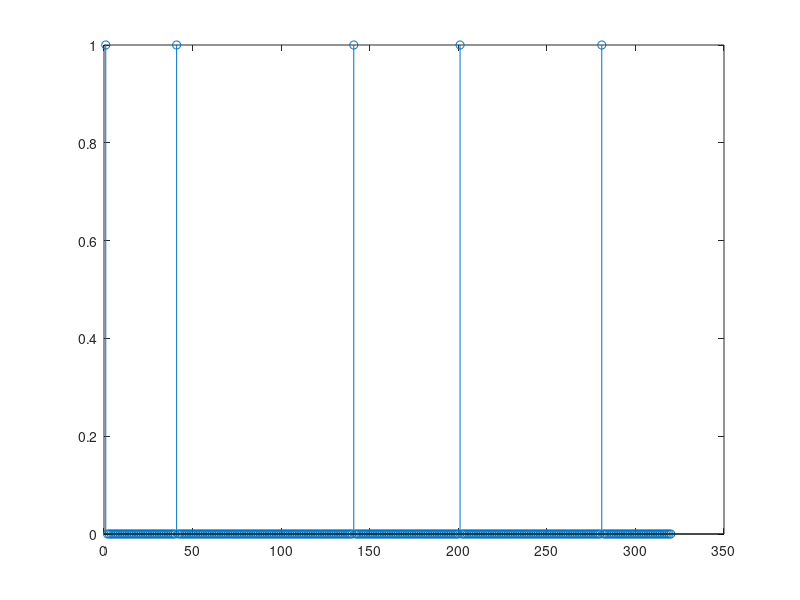

Reproduce this figure in MATLAB. (Note: this script raises an error after producing the figure.)
bits = randi([0 1],1024,1); % Generarte random bits
mp = 20; % samples per pulse
Fs = mp; % Can be different
Ts=1/Fs;
% The bit rate is Rb= Rs= Fs / mp, because 1 bit= 1 %symbol and % every symbol has mpsamples per bit
% unipolar nrz
%pnrz = [1 1 1 1 1 1 1 1 1 1 1 1 1 1 1 1 1 1 1 1]; % Pulse type with mp samples
pnrz = 5* ones(1,mp); % Similar to Arduino pulses with 5V % pulso base
s = zeros(1,numel(bits)*mp);
s(1:mp:end) = bits;
stem(s(1:mp*16))
wvtool(pnrz)
xnrz = conv(pnrz,s);
pwelch(xnrz,[],[],[],Fs,'power'); %title('PSD of Unipolar NRZ');

%% prz
clc;clear all;
bits = randi([0 1],1024,1); % Generarte random bits
mp = 20; % samples per pulse
Fs = mp; % Can be different
Ts=1/Fs;
% The bit rate is Rb= Rs= Fs / mp, because 1 bit= 1 %symbol and % every symbol has mp samples per bit
% unipolar nrz
%pnrz = [1 1 1 1 1 1 1 1 1 1 1 1 1 1 1 1 1 1 1 1]; % Pulse type with mp samples
% pnrz = 5* ones(1,mp); % Similar to Arduino pulses with 5V
pRZ = 5 * [ones(1,mp/2) zeros(1,mp/2)]
sym = (bits * 2)-1
s = zeros(1,numel(bits)*mp);
% s(1:mp:end) = bits;
s(1:mp:end) = sym;
stem(s(1:mp*16))
wvtool(pRZ)
xRZ = conv(pRZ,s);
figure;pwelch(xRZ,[],[],[],Fs,'power'); %title('PSD of Unipolar NRZ');
plot(xRZ(1:mp*16))
%%
bits = randi([0 1],1024,1); % Generarte random bits
mp = 20; % samples per pulse
Fs = mp; % Can be different
Ts=1/Fs;
% The bit rate is Rb= Rs= Fs / mp, because 1 bit= 1 %symbol and % every symbol has mp samples per bit
% Manchester
% pnrz = 5* ones(1,mp); % Similar to Arduino pulses with 5V
pM = 5 * [-ones(1,mp/2) ones(1,mp/2)] %pulso base
sym = (bits * 2)-1
s = zeros(1,numel(bits)*mp);% tren de impulsos
% s(1:mp:end) = bits;
s(1:mp:end) = sym;%tren
stem(s(1:mp*16))
wvtool(pM)
xM = conv(pM,s);
figure;pwelch(xM,[],[],[],Fs,'power'); %title('PSD of Unipolar NRZ');
 plot(xM(1:mp*32))